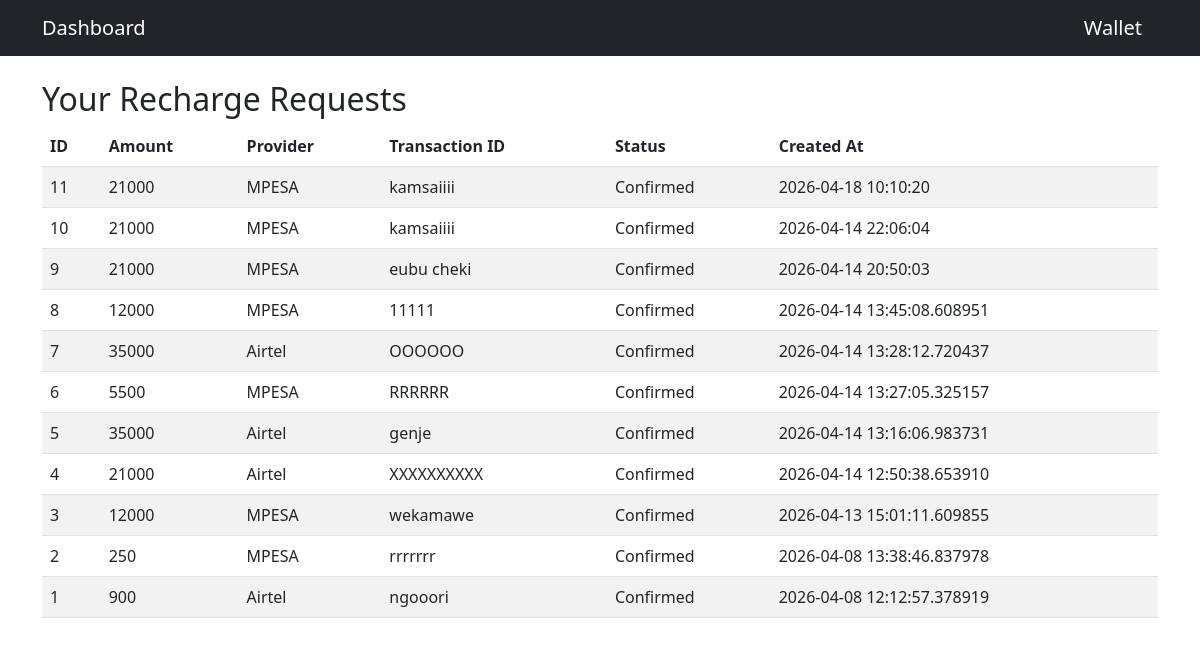
The app's page /deposit-history with its own data.
### models.py (models this page shows)
class Recharge(db.Model):
    __tablename__ = "recharges"
    id = db.Column(db.Integer, primary_key=True, autoincrement=True)
    user_id = db.Column(db.Integer, db.ForeignKey("user.id"), nullable=False)
    amount = db.Column(db.Integer, nullable=False)
    provider = db.Column(db.String(50), nullable=False)
    transaction_id = db.Column(db.String(100), nullable=False)
    screenshot_filename = db.Column(db.String(200))
    status = db.Column(db.String(20), default="pending", nullable=False)
    created_at = db.Column(db.DateTime, default=db.func.now(), nullable=False)
    user = db.relationship("User", back_populates="recharges")

### app.py (the view)
@app.route("/deposit-history")
def deposit_history():
    recharges = Recharge.query.order_by(Recharge.created_at.desc()).all()
    return render_template("deposit_history.html", recharges=recharges)

### app.py (called while the page is built)
@app.before_request
def restrict_admin_pages():
    if request.path.startswith("/admin"):
        if not current_user.is_authenticated:
            return redirect(url_for("login"))
        if not getattr(current_user, "is_admin", False):
            return "Unauthorized", 403

### templates/deposit_history.html
{% extends "base.html" %}
{% block content %}
<h2>Your Recharge Requests</h2>
<table class="table table-striped">
  <thead>
    <tr>
      <th>ID</th><th>Amount</th><th>Provider</th><th>Transaction ID</th><th>Status</th><th>Created At</th>
    </tr>
  </thead>
  <tbody>
    {% for r in recharges %}
    <tr>
      <td>{{ r.id }}</td>
      <td>{{ r.amount }}</td>
      <td>{{ r.provider }}</td>
      <td>{{ r.transaction_id }}</td>
      <td>
        {% if r.status == "confirmed" %}
          <span class="status-badge status-confirmed">Confirmed</span>
        {% elif r.status == "rejected" %}
          <span class="status-badge status-rejected">Rejected</span>
        {% else %}
          <span class="status-badge status-pending">Pending</span>
        {% endif %}
      </td>
      <td>{{ r.created_at }}</td>
    </tr>
    {% endfor %}
  </tbody>
</table>
{% endblock %}

### records on screen
Recharge: id "11", amount "21000", provider "MPESA", transaction_id "kamsaiiii", status "Confirmed", created_at "2026-04-18 10:10:20"
Recharge: id "10", amount "21000", provider "MPESA", transaction_id "kamsaiiii", status "Confirmed", created_at "2026-04-14 22:06:04"
Recharge: id "9", amount "21000", provider "MPESA", transaction_id "eubu cheki", status "Confirmed", created_at "2026-04-14 20:50:03"
Recharge: id "8", amount "12000", provider "MPESA", transaction_id "11111", status "Confirmed", created_at "2026-04-14 13:45:08.608951"
Recharge: id "7", amount "35000", provider "Airtel", transaction_id "OOOOOO", status "Confirmed", created_at "2026-04-14 13:28:12.720437"
Recharge: id "6", amount "5500", provider "MPESA", transaction_id "RRRRRR", status "Confirmed", created_at "2026-04-14 13:27:05.325157"
Recharge: id "5", amount "35000", provider "Airtel", transaction_id "genje", status "Confirmed", created_at "2026-04-14 13:16:06.983731"
Recharge: id "4", amount "21000", provider "Airtel", transaction_id "XXXXXXXXXX", status "Confirmed", created_at "2026-04-14 12:50:38.653910"
Recharge: id "3", amount "12000", provider "MPESA", transaction_id "wekamawe", status "Confirmed", created_at "2026-04-13 15:01:11.609855"
Recharge: id "2", amount "250", provider "MPESA", transaction_id "rrrrrrr", status "Confirmed", created_at "2026-04-08 13:38:46.837978"
Recharge: id "1", amount "900", provider "Airtel", transaction_id "ngooori", status "Confirmed", created_at "2026-04-08 12:12:57.378919"
